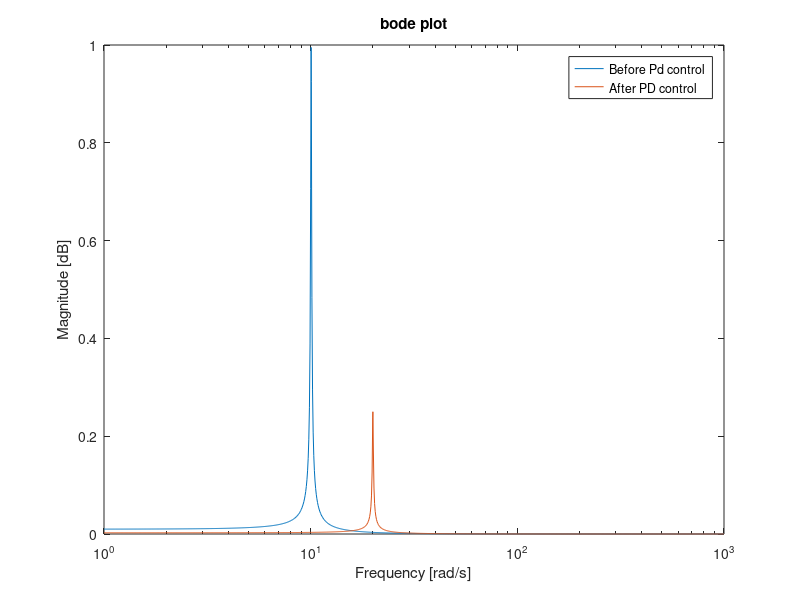

The MATLAB script that drew this image:
k=100; %N/m
c=0.1; %N*s/m
m=1; %kg
H=tf(1); %ideal sens
G=tf(1,[1 c/m k/m]);
l=3E-4; %m
[A1,A2,A3]=bode(feedback(G,H));
A1 = squeeze(A1);
A2 = squeeze(A2);

Kp=300;
Kd=0.1;
Gc=tf([Kd Kp],1);
[B1,B2,B3]=bode(feedback(G,series(H,Gc)));
B1 = squeeze(B1);
B2 = squeeze(B2);
semilogx(A3,A1,B3,B1)
legend({'Before Pd control','After PD control'})
xlabel('Frequency [rad/s]')
ylabel('Magnitude [dB]')
title('bode plot')

